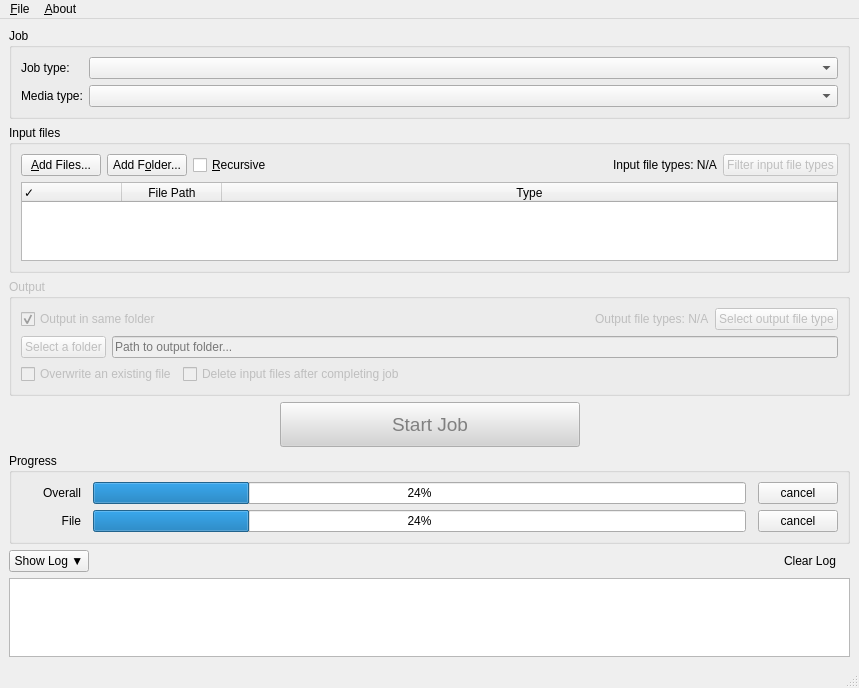
<?xml version="1.0" encoding="UTF-8"?>
<ui version="4.0">
 <class>ConverterMainWindow</class>
 <widget class="QMainWindow" name="ConverterMainWindow">
  <property name="enabled">
   <bool>true</bool>
  </property>
  <property name="geometry">
   <rect>
    <x>0</x>
    <y>0</y>
    <width>859</width>
    <height>688</height>
   </rect>
  </property>
  <property name="minimumSize">
   <size>
    <width>800</width>
    <height>600</height>
   </size>
  </property>
  <property name="windowTitle">
   <string>Converter Tool (Qt6) - UI File</string>
  </property>
  <widget class="QWidget" name="central_widget">
   <layout class="QVBoxLayout" name="main_layout">
    <item>
     <widget class="QGroupBox" name="job_section_group_box">
      <property name="title">
       <string>Job</string>
      </property>
      <layout class="QFormLayout" name="formLayout">
       <item row="0" column="0">
        <widget class="QLabel" name="label_job_type">
         <property name="text">
          <string>Job type:</string>
         </property>
        </widget>
       </item>
       <item row="0" column="1">
        <widget class="QComboBox" name="job_type_combo"/>
       </item>
       <item row="1" column="0">
        <widget class="QLabel" name="label_media_type">
         <property name="text">
          <string>Media type:</string>
         </property>
        </widget>
       </item>
       <item row="1" column="1">
        <widget class="QComboBox" name="media_type_combo"/>
       </item>
      </layout>
     </widget>
    </item>
    <item>
     <widget class="QGroupBox" name="input_files_group_box">
      <property name="title">
       <string>Input files</string>
      </property>
      <layout class="QVBoxLayout" name="verticalLayout_input_files">
       <item>
        <layout class="QHBoxLayout" name="top_controls_layout">
         <item>
          <widget class="QPushButton" name="add_files_button">
           <property name="text">
            <string>&amp;Add Files...</string>
           </property>
          </widget>
         </item>
         <item>
          <widget class="QPushButton" name="add_folder_button">
           <property name="text">
            <string>Add F&amp;older...</string>
           </property>
          </widget>
         </item>
         <item>
          <widget class="QCheckBox" name="recursive_checkbox">
           <property name="text">
            <string>&amp;Recursive</string>
           </property>
          </widget>
         </item>
         <item>
          <spacer name="horizontalSpacer_input_controls">
           <property name="orientation">
            <enum>Qt::Orientation::Horizontal</enum>
           </property>
           <property name="sizeHint" stdset="0">
            <size>
             <width>40</width>
             <height>20</height>
            </size>
           </property>
          </spacer>
         </item>
         <item>
          <widget class="QLabel" name="input_file_types_label">
           <property name="text">
            <string>Input file types: N/A</string>
           </property>
          </widget>
         </item>
         <item>
          <widget class="QPushButton" name="select_input_types_button">
           <property name="enabled">
            <bool>false</bool>
           </property>
           <property name="text">
            <string>Filter input file types</string>
           </property>
          </widget>
         </item>
        </layout>
       </item>
       <item>
        <widget class="QTableWidget" name="file_table">
         <property name="editTriggers">
          <set>QAbstractItemView::EditTrigger::NoEditTriggers</set>
         </property>
         <property name="selectionBehavior">
          <enum>QAbstractItemView::SelectionBehavior::SelectRows</enum>
         </property>
         <property name="sortingEnabled">
          <bool>true</bool>
         </property>
         <attribute name="horizontalHeaderVisible">
          <bool>true</bool>
         </attribute>
         <attribute name="horizontalHeaderCascadingSectionResizes">
          <bool>true</bool>
         </attribute>
         <attribute name="horizontalHeaderMinimumSectionSize">
          <number>40</number>
         </attribute>
         <attribute name="horizontalHeaderDefaultSectionSize">
          <number>100</number>
         </attribute>
         <attribute name="horizontalHeaderHighlightSections">
          <bool>true</bool>
         </attribute>
         <attribute name="horizontalHeaderShowSortIndicator" stdset="0">
          <bool>true</bool>
         </attribute>
         <attribute name="horizontalHeaderStretchLastSection">
          <bool>true</bool>
         </attribute>
         <attribute name="verticalHeaderVisible">
          <bool>false</bool>
         </attribute>
         <column>
          <property name="text">
           <string>✓</string>
          </property>
          <property name="textAlignment">
           <set>AlignLeading|AlignVCenter</set>
          </property>
         </column>
         <column>
          <property name="text">
           <string>File Path</string>
          </property>
         </column>
         <column>
          <property name="text">
           <string>Type</string>
          </property>
         </column>
        </widget>
       </item>
      </layout>
     </widget>
    </item>
    <item>
     <widget class="QGroupBox" name="output_folder_group_box">
      <property name="enabled">
       <bool>false</bool>
      </property>
      <property name="title">
       <string>Output</string>
      </property>
      <layout class="QVBoxLayout" name="verticalLayout_output_folder">
       <item>
        <layout class="QHBoxLayout" name="output_type_layout">
         <item>
          <widget class="QCheckBox" name="output_same_folder_checkbox">
           <property name="text">
            <string>Output in same folder</string>
           </property>
           <property name="checked">
            <bool>true</bool>
           </property>
          </widget>
         </item>
         <item>
          <spacer name="horizontalSpacer_output_type">
           <property name="orientation">
            <enum>Qt::Orientation::Horizontal</enum>
           </property>
           <property name="sizeHint" stdset="0">
            <size>
             <width>40</width>
             <height>20</height>
            </size>
           </property>
          </spacer>
         </item>
         <item>
          <widget class="QLabel" name="output_file_types_label">
           <property name="text">
            <string>Output file types: N/A</string>
           </property>
          </widget>
         </item>
         <item>
          <widget class="QPushButton" name="select_output_type_button">
           <property name="enabled">
            <bool>false</bool>
           </property>
           <property name="text">
            <string>Select output file type</string>
           </property>
          </widget>
         </item>
        </layout>
       </item>
       <item>
        <layout class="QHBoxLayout" name="path_selection_layout">
         <item>
          <widget class="QPushButton" name="select_output_folder_button">
           <property name="text">
            <string>Select a folder</string>
           </property>
          </widget>
         </item>
         <item>
          <widget class="QLineEdit" name="output_folder_path_display">
           <property name="readOnly">
            <bool>false</bool>
           </property>
           <property name="placeholderText">
            <string>Path to output folder...</string>
           </property>
          </widget>
         </item>
        </layout>
       </item>
       <item>
        <layout class="QFormLayout" name="formLayout_2">
         <item row="0" column="0">
          <widget class="QCheckBox" name="overwrite_files_checkbox">
           <property name="text">
            <string>Overwrite an existing file</string>
           </property>
          </widget>
         </item>
         <item row="0" column="1">
          <widget class="QCheckBox" name="delete_input_checkbox">
           <property name="text">
            <string>Delete input files after completing job</string>
           </property>
          </widget>
         </item>
        </layout>
       </item>
      </layout>
     </widget>
    </item>
    <item>
     <layout class="QHBoxLayout" name="horizontalLayout">
      <item>
       <spacer name="horizontalSpacer">
        <property name="orientation">
         <enum>Qt::Orientation::Horizontal</enum>
        </property>
        <property name="sizeHint" stdset="0">
         <size>
          <width>40</width>
          <height>20</height>
         </size>
        </property>
       </spacer>
      </item>
      <item>
       <widget class="QPushButton" name="main_action_button">
        <property name="enabled">
         <bool>false</bool>
        </property>
        <property name="minimumSize">
         <size>
          <width>300</width>
          <height>0</height>
         </size>
        </property>
        <property name="styleSheet">
         <string>QPushButton { font-size: 14pt; padding: 10px; background-color: lightgrey; color: grey; } QPushButton:enabled { background-color: lightgreen; color: black; }</string>
        </property>
        <property name="text">
         <string>Start Job</string>
        </property>
       </widget>
      </item>
      <item>
       <spacer name="horizontalSpacer_2">
        <property name="orientation">
         <enum>Qt::Orientation::Horizontal</enum>
        </property>
        <property name="sizeHint" stdset="0">
         <size>
          <width>40</width>
          <height>20</height>
         </size>
        </property>
       </spacer>
      </item>
     </layout>
    </item>
    <item>
     <widget class="QGroupBox" name="progress_group_box">
      <property name="title">
       <string>Progress</string>
      </property>
      <layout class="QVBoxLayout" name="verticalLayout">
       <item>
        <layout class="QGridLayout" name="progress_grid_layout" rowstretch="0,0" columnstretch="0,0,0" columnminimumwidth="60,0,0">
         <property name="leftMargin">
          <number>0</number>
         </property>
         <property name="horizontalSpacing">
          <number>12</number>
         </property>
         <property name="verticalSpacing">
          <number>6</number>
         </property>
         <item row="1" column="1">
          <widget class="QProgressBar" name="file_progress_bar">
           <property name="value">
            <number>24</number>
           </property>
           <property name="textVisible">
            <bool>true</bool>
           </property>
           <property name="orientation">
            <enum>Qt::Orientation::Horizontal</enum>
           </property>
          </widget>
         </item>
         <item row="1" column="0">
          <widget class="QLabel" name="file_label">
           <property name="text">
            <string>File</string>
           </property>
           <property name="alignment">
            <set>Qt::AlignmentFlag::AlignRight|Qt::AlignmentFlag::AlignTrailing|Qt::AlignmentFlag::AlignVCenter</set>
           </property>
          </widget>
         </item>
         <item row="0" column="0">
          <widget class="QLabel" name="overall_label">
           <property name="frameShape">
            <enum>QFrame::Shape::NoFrame</enum>
           </property>
           <property name="text">
            <string>Overall</string>
           </property>
           <property name="alignment">
            <set>Qt::AlignmentFlag::AlignRight|Qt::AlignmentFlag::AlignTrailing|Qt::AlignmentFlag::AlignVCenter</set>
           </property>
          </widget>
         </item>
         <item row="0" column="1">
          <widget class="QProgressBar" name="overall_progress_bar">
           <property name="value">
            <number>24</number>
           </property>
          </widget>
         </item>
         <item row="0" column="2">
          <widget class="QPushButton" name="overall_cancel_button">
           <property name="text">
            <string>cancel</string>
           </property>
          </widget>
         </item>
         <item row="1" column="2">
          <widget class="QPushButton" name="file_cancel_button">
           <property name="text">
            <string>cancel</string>
           </property>
          </widget>
         </item>
        </layout>
       </item>
      </layout>
     </widget>
    </item>
    <item>
     <widget class="QWidget" name="log_output_group" native="true">
      <property name="sizePolicy">
       <sizepolicy hsizetype="Expanding" vsizetype="Maximum">
        <horstretch>0</horstretch>
        <verstretch>0</verstretch>
       </sizepolicy>
      </property>
      <layout class="QVBoxLayout" name="verticalLayout_log_output">
       <property name="leftMargin">
        <number>0</number>
       </property>
       <property name="topMargin">
        <number>0</number>
       </property>
       <property name="rightMargin">
        <number>0</number>
       </property>
       <property name="bottomMargin">
        <number>0</number>
       </property>
       <item>
        <layout class="QHBoxLayout" name="log_top_bar">
         <item>
          <widget class="QPushButton" name="toggle_log_button">
           <property name="text">
            <string>Show Log ▼</string>
           </property>
           <property name="checkable">
            <bool>true</bool>
           </property>
          </widget>
         </item>
         <item>
          <spacer name="horizontalSpacer_log_bar">
           <property name="orientation">
            <enum>Qt::Orientation::Horizontal</enum>
           </property>
           <property name="sizeHint" stdset="0">
            <size>
             <width>40</width>
             <height>20</height>
            </size>
           </property>
          </spacer>
         </item>
         <item>
          <widget class="QPushButton" name="clear_log_button">
           <property name="visible">
            <bool>false</bool>
           </property>
           <property name="text">
            <string>Clear Log</string>
           </property>
           <property name="flat">
            <bool>true</bool>
           </property>
          </widget>
         </item>
        </layout>
       </item>
       <item>
        <widget class="QTextEdit" name="log_output_text">
         <property name="enabled">
          <bool>true</bool>
         </property>
         <property name="sizePolicy">
          <sizepolicy hsizetype="Expanding" vsizetype="Preferred">
           <horstretch>0</horstretch>
           <verstretch>0</verstretch>
          </sizepolicy>
         </property>
         <property name="visible">
          <bool>false</bool>
         </property>
         <property name="lineWrapMode">
          <enum>QTextEdit::LineWrapMode::NoWrap</enum>
         </property>
         <property name="lineWrapColumnOrWidth">
          <number>-1</number>
         </property>
         <property name="readOnly">
          <bool>true</bool>
         </property>
        </widget>
       </item>
      </layout>
     </widget>
    </item>
   </layout>
  </widget>
  <widget class="QMenuBar" name="menubar">
   <property name="geometry">
    <rect>
     <x>0</x>
     <y>0</y>
     <width>859</width>
     <height>33</height>
    </rect>
   </property>
   <widget class="QMenu" name="menuFile">
    <property name="title">
     <string>&amp;File</string>
    </property>
    <addaction name="actionSettings"/>
    <addaction name="separator"/>
    <addaction name="actionExit"/>
   </widget>
   <widget class="QMenu" name="menuAbout">
    <property name="title">
     <string>&amp;About</string>
    </property>
   </widget>
   <addaction name="menuFile"/>
   <addaction name="menuAbout"/>
  </widget>
  <widget class="QStatusBar" name="statusbar"/>
  <action name="actionSettings">
   <property name="text">
    <string>&amp;Settings...</string>
   </property>
  </action>
  <action name="actionExit">
   <property name="text">
    <string>&amp;Exit</string>
   </property>
   <property name="shortcut">
    <string>Ctrl+Q</string>
   </property>
  </action>
 </widget>
 <resources/>
 <connections/>
</ui>
